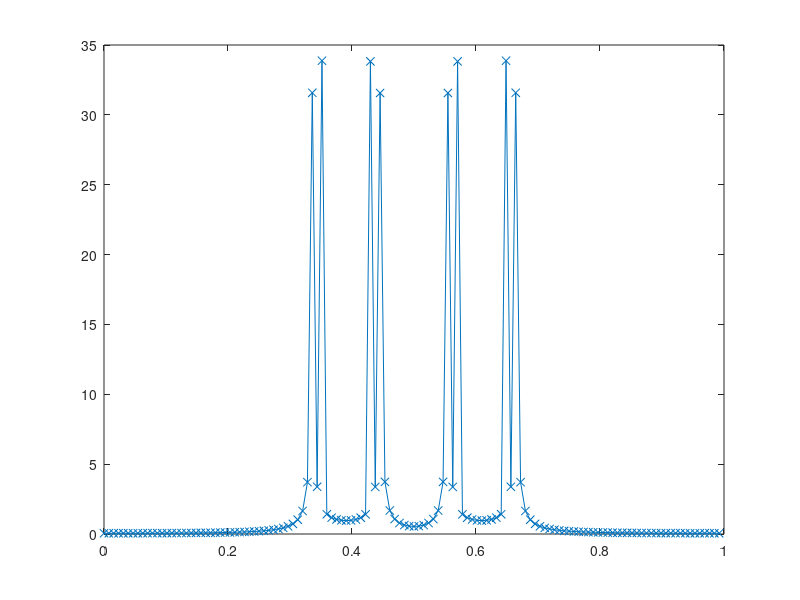

This figure's MATLAB source:
clc;clear all; close all
f1=1/18;
f2=5/128;
fc=50/128;
n=0:127;
N1=128;
x=cos(2*pi*f1*n)+cos(2*pi*f2*n);
xa=cos(2*pi*f1*n).*cos(2*pi*fc*n)+cos(2*pi*f2*n).*cos(2*pi*fc*n)
xc=cos(2*pi*fc*n)
X=abs(fft(x,N1))
Xa=abs(fft(xa,N1))
Xc=abs(fft(xc,N1))
F1=[0:N1-1]/N1;

plot(F1,Xa,'-x')


